Frame 1 (no input): blank canvas, image omitted
Frame 60 (the mouse pressed at the canvas centre just before this capture): blank canvas, image omitted
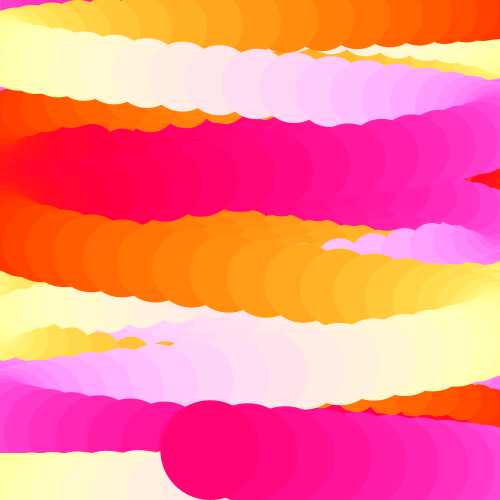
Frame 120 (the mouse held since frame 60 and released just before this capture)

The Processing sketch whose frames 1 and 60 were blank and that drew this single picture after the mouse press (run headless with seeded random() and noise(); from frame 60 on, the mouse is pressed at the canvas centre):

// Processing sketch: build
// ── build.pde
float x;
float y;

void setup(){
  // I run once
  println("Run once");
  
  size(500, 500);
  background(0);


}

void draw(){
  // I run continuously
  println("Run again and again");

  if(mousePressed) sinBrush();
}


void sinBrush(){
    int numCircles = 500;

  for (int i = 0; i < numCircles; i++) {
    x = map(sin(frameCount * 0.03 + (i * map(mouseX, 0, width, 0.001, 0.3))), -1, 1, 0, width);
    y = map(sin(frameCount * 0.04 + (i * 0.02)), -1, 1, 0, height);

    float size = map(i, 0, numCircles, 0, 100);
    float blue = map(sin(frameCount * 0.03 + (i * 0.1)), -1, 1, 0, 255);
    float green = map(sin(frameCount * 0.04 + (i * 0.1)), -1, 1, 0, 255);

    pushMatrix();
    noStroke();
    fill(255, green, blue);
    ellipse(x, y, size, size);
    popMatrix();

  }
}
